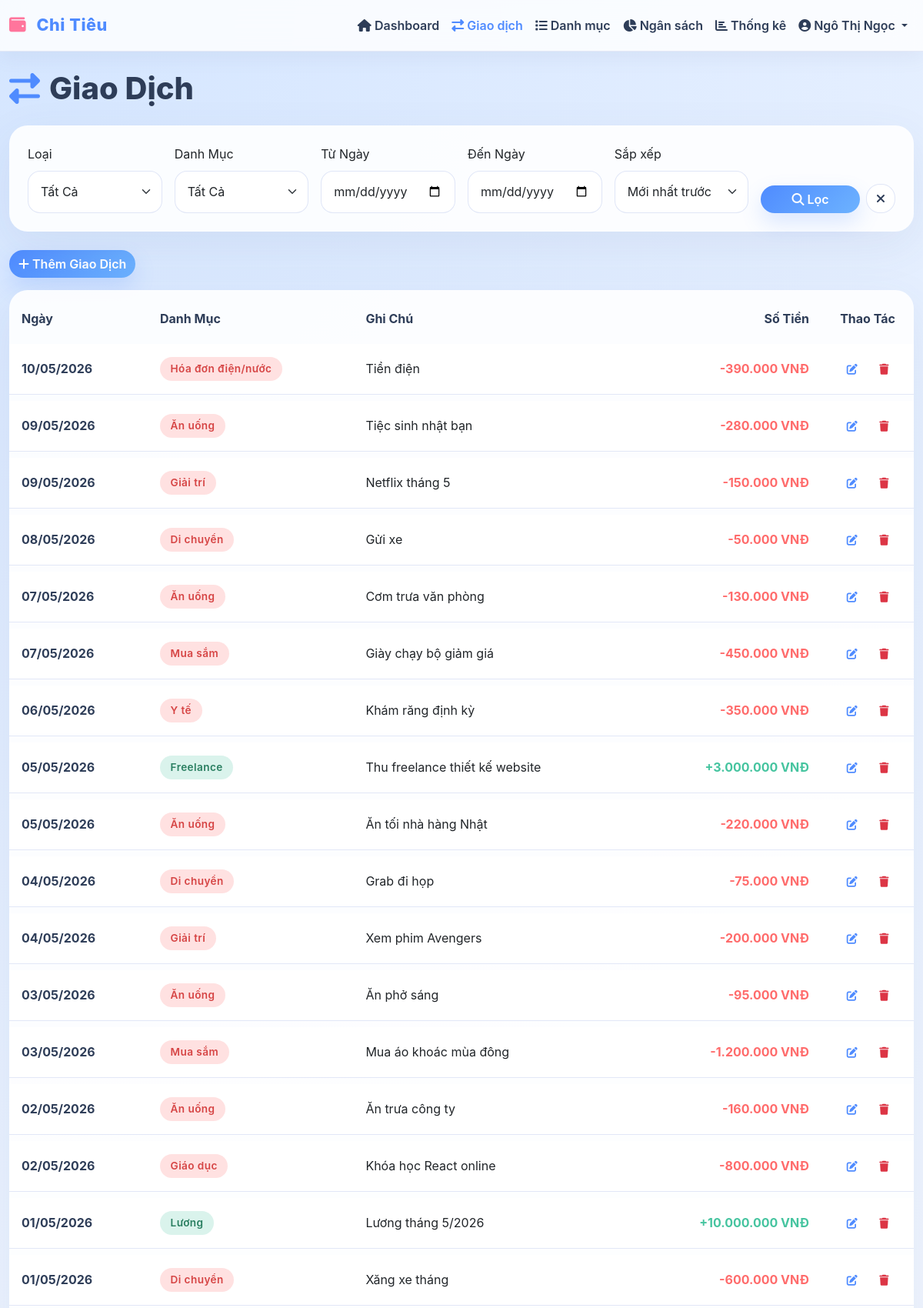
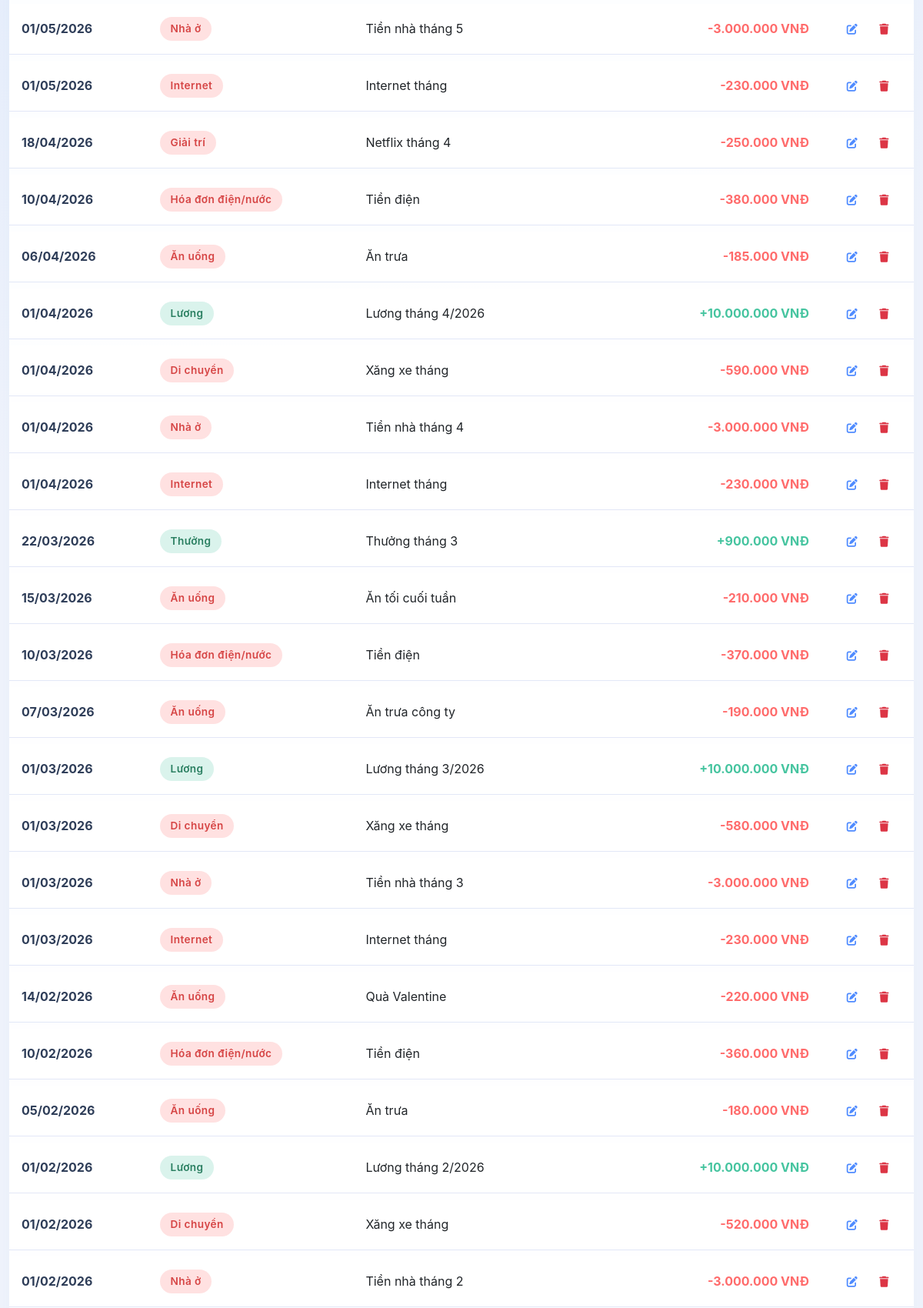
Screenshot of /transactions.php (signed in, upper part) with the database file from the repository (2 pictures, top to bottom).
### tables this page shows
CREATE TABLE transactions (
    id INT PRIMARY KEY AUTO_INCREMENT,
    user_id INT NOT NULL,
    category_id INT NOT NULL,
    amount DECIMAL(15, 2) NOT NULL,
    transaction_date DATE NOT NULL,
    note TEXT,
    created_at TIMESTAMP DEFAULT CURRENT_TIMESTAMP,
    updated_at TIMESTAMP DEFAULT CURRENT_TIMESTAMP ON UPDATE CURRENT_TIMESTAMP,
    CONSTRAINT fk_transaction_user FOREIGN KEY (user_id) REFERENCES users(id) ON DELETE CASCADE,
    CONSTRAINT fk_transaction_category FOREIGN KEY (category_id) REFERENCES categories(id) ON DELETE CASCADE,
    INDEX idx_user_date (user_id, transaction_date),
    INDEX idx_user_category (user_id, category_id),
    INDEX idx_transaction_date (transaction_date)
);

CREATE TABLE categories (
    id INT PRIMARY KEY AUTO_INCREMENT,
    user_id INT NOT NULL,
    name VARCHAR(100) NOT NULL,
    type ENUM('Thu', 'Chi') NOT NULL,
    icon VARCHAR(50),
    created_at TIMESTAMP DEFAULT CURRENT_TIMESTAMP,
    CONSTRAINT fk_category_user FOREIGN KEY (user_id) REFERENCES users(id) ON DELETE CASCADE,
    INDEX idx_user_type (user_id, type)
);

### app/functions.php (called while the page is built, shortened)
<?php
function formatCurrency($amount) {
    return number_format($amount, 0, ',', '.') . ' ' . CURRENCY;
}
function formatDate($date, $format = null) {
    if (!$format) {
        $format = DATE_FORMAT;
    }
    return date($format, strtotime($date));
}
function getTransactions($user_id, $db, $filters = []) {
    $query = "SELECT t.id, t.amount, t.transaction_date, t.note, t.updated_at,
                     c.id as category_id, c.name as category_name, c.type as category_type
              FROM transactions t
              JOIN categories c ON t.category_id = c.id
              WHERE t.user_id = ?";
    $params = [$user_id];
    $types = 'i';
    $sort_order = 'DESC';
    $query .= " ORDER BY t.transaction_date $sort_order, t.updated_at $sort_order";
    return $db->execute($query, $params, $types);
}
function e($text) {
    return htmlspecialchars($text, ENT_QUOTES, 'UTF-8');
}
function generateCsrfToken() {
    return $_SESSION['csrf_token'];
}

### app/Database.php (called while the page is built, shortened)
<?php
class Database {
    private $connection;
    private $host = DB_HOST;
    private $user = DB_USER;
    private $pass = DB_PASS;
    private $name = DB_NAME;
    public function connect() {
        $this->connection = new mysqli(
            $this->host,
            $this->user,
            $this->pass,
            $this->name
        );
        $this->connection->set_charset("utf8mb4");
        return $this->connection;
    }
    public function execute($sql, $params = [], $types = '') {
        try {
            $stmt = $this->connection->prepare($sql);
            if (!empty($params)) {
                if (empty($types)) {
                    $types = $this->detectTypes($params);
                }
                if (!$stmt->bind_param($types, ...$params)) {
                    throw new Exception("Bind Param Error: " . $stmt->error);
                }
            }
            if (!$stmt->execute()) {
                throw new Exception("Execute Error: " . $stmt->error);
            }
            $result = $stmt->get_result();
            return $result ? $result : $stmt;
        } catch (Exception $e) {
            error_log("Database Error: " . $e->getMessage());
            if (preg_match('/^(INSERT|UPDATE|DELETE)/i', $sql)) {
                return false;
            }
            return $this->connection->query("SELECT 1 WHERE 0");
        }
    }
    private function detectTypes($params) {
        $types = '';
        foreach ($params as $param) {
            if (is_int($param)) {
                $types .= 'i';
            } elseif (is_float($param)) {
                $types .= 'd';
            } else {
                $types .= 's';
            }
        }
        return $types;
    }
}

### transactions.php (the view, shortened to what this page needs)
<?php
require_once 'app/Database.php';
require_once 'app/functions.php';
$user_id = $_SESSION['user_id'];
$filter_type = $_GET['type'] ?? '';
$filter_category = $_GET['category'] ?? '';
$filter_date_from = $_GET['date_from'] ?? '';
$filter_date_to = $_GET['date_to'] ?? '';
$filters = [
    'type' => !empty($filter_type) ? strtolower($filter_type) : '',
    'category_id' => !empty($filter_category) ? intval($filter_category) : '',
    'date_from' => !empty($filter_date_from) ? $filter_date_from : '',
    'date_to' => !empty($filter_date_to) ? $filter_date_to : '',
    'sort' => $_GET['sort'] ?? 'desc'
];
$transactions = getTransactions($user_id, $db, $filters);
?>
<?php include 'views/header.php'; ?>
<div class="mb-4">
    <h1><i class="fas fa-exchange-alt"></i> Giao Dịch</h1>
</div>
<div class="card border-0 shadow-sm mb-4">
    <div class="card-body">
        <form method="GET" class="row g-3">
            <div class="col-lg-2 col-md-4">
                <label class="form-label">Loại</label>
                <select name="type" class="form-select">
                            <option value="">Tất Cả</option>
                </select>
            </div>
            <div class="col-lg-2 col-md-4">
                <label class="form-label">Danh Mục</label>
                <select name="category" class="form-select">
                    <option value="">Tất Cả</option>
                </select>
            </div>
            <div class="col-lg-2 col-md-4">
                <label class="form-label">Từ Ngày</label>
                <input type="date" name="date_from" class="form-control" value="<?php echo e($filter_date_from); ?>">
            </div>
            <div class="col-lg-2 col-md-4">
                <label class="form-label">Đến Ngày</label>
                <input type="date" name="date_to" class="form-control" value="<?php echo e($filter_date_to); ?>">
            </div>
            <div class="col-lg-2 col-md-4">
                <label class="form-label">Sắp xếp</label>
                <select name="sort" class="form-select">
                    <option value="desc" <?php echo ($filters['sort'] == 'desc') ? 'selected' : ''; ?>>Mới nhất trước</option>
                </select>
            </div>
            <div class="col-lg-2 col-md-4 d-flex align-items-end gap-2">
                <button type="submit" class="btn btn-primary w-100">
                    <i class="fas fa-search"></i> Lọc
                </button>
                <a href="<?php echo BASE_URL; ?>transactions.php" class="btn btn-secondary">
                    <i class="fas fa-times"></i>
                </a>
            </div>
        </form>
    </div>
</div>
<div class="mb-3">
    <a href="<?php echo BASE_URL; ?>add-transaction.php" class="btn btn-primary">
        <i class="fas fa-plus"></i> Thêm Giao Dịch
    </a>
</div>
<div class="card border-0 shadow-sm">
    <div class="card-body p-0">
        <div class="table-responsive">
            <table class="table table-hover mb-0">
                <thead class="table-light">
                    <tr>
                        <th>Ngày</th>
                        <th>Danh Mục</th>
                        <th>Ghi Chú</th>
                        <th class="text-end">Số Tiền</th>
                        <th class="text-center" style="width: 120px">Thao Tác</th>
                    </tr>
                </thead>
                <tbody>
                    <?php if ($transactions->num_rows == 0): ?>
                    <tr>
                        <td colspan="5" class="text-center py-4 text-muted">
                            <i class="fas fa-inbox" style="font-size: 2rem;"></i>
                            <p class="mt-2">Không có giao dịch nào</p>
                        </td>
                    </tr>
                    <?php else: ?>
                        <?php while ($trans = $transactions->fetch_assoc()): ?>
                        <tr>
                            <td><strong><?php echo formatDate($trans['transaction_date']); ?></strong></td>
                            <td>
                                <span class="badge <?php echo strtolower($trans['category_type']) == 'thu' ? 'bg-success' : 'bg-danger'; ?>">
                                    <?php echo e($trans['category_name']); ?>
                                </span>
                            </td>
                            <td><?php echo e($trans['note'] ?? '—'); ?></td>
                            <td class="text-end">
                                <strong class="<?php echo strtolower($trans['category_type']) == 'thu' ? 'text-success' : 'text-danger'; ?>">
                                    <?php echo (strtolower($trans['category_type']) == 'thu' ? '+' : '-') . formatCurrency($trans['amount']); ?>
                                </strong>
                            </td>
                            <td class="text-center">
                                <a href="<?php echo BASE_URL; ?>edit-transaction.php?id=<?php echo $trans['id']; ?>"
                                   class="btn btn-sm btn-outline-primary" title="Sửa">
                                    <i class="fas fa-edit"></i>
                                </a>
                                <a href="<?php echo BASE_URL; ?>transactions.php?action=delete&id=<?php echo $trans['id']; ?>&csrf_token=<?php echo generateCsrfToken(); ?>"
                                   class="btn btn-sm btn-outline-danger" onclick="return confirm('Bạn chắc chắn muốn xóa giao dịch này chứ?');" title="Xóa">
                                    <i class="fas fa-trash"></i>
                                </a>
                            </td>
                        </tr>
                        <?php endwhile; ?>
                    <?php endif; ?>
                </tbody>
            </table>
        </div>
    </div>
</div>
<?php include 'views/footer.php'; ?>

### public/css/style.css (style rules this page uses)
:root { --primary-color: #4f8bff; --secondary-color: #6db3ff; --accent-color: #ff759c; --success-color: #45c49f; --danger-color: #ff6b6b; --warning-color: #ffb26b; --info-color: #7dc7ff; --light-color: #f3f7ff; --surface-color: rgba(255, 255, 255, 0.9); --surface-strong: #ffffff; --text-color: #2e3d58; --muted-color: #6f7c97; --shadow: 0 18px 60px rgba(77, 93, 131, 0.08); --shadow-soft: 0 8px 24px rgba(105, 120, 150, 0.08); --shadow-hover: 0 22px 60px rgba(77, 93, 131, 0.12); }
* { margin: 0; padding: 0; box-sizing: border-box; }
body { font-family: 'Inter', 'Segoe UI', Tahoma, Geneva, Verdana, sans-serif; background: radial-gradient(circle at top left, rgba(104, 168, 255, 0.22), transparent 28%), radial-gradient(circle at bottom right, rgba(255, 155, 170, 0.18), transparent 26%), var(--light-color); color: var(--text-color); line-height: 1.65; }
.card { border-radius: 24px; transition: transform 0.3s ease, box-shadow 0.3s ease; background: var(--surface-color); border: 1px solid rgba(223, 229, 247, 0.75); box-shadow: var(--shadow); }
.text-success { color: var(--success-color) !important; }
.text-danger { color: var(--danger-color) !important; }
.card-body { background: transparent; }
.btn { border-radius: 18px; font-weight: 600; transition: all 0.25s ease; border: none; }
.btn-primary { background: linear-gradient(135deg, var(--primary-color) 0%, var(--secondary-color) 100%); color: white; box-shadow: 0 12px 28px rgba(79, 139, 255, 0.2); }
.btn-secondary { background: rgba(255, 255, 255, 0.95); color: var(--text-color); border: 1px solid rgba(223, 229, 247, 0.95); }
.btn-outline-primary { color: var(--primary-color); border-color: var(--primary-color); }
.btn-sm { padding: 0.375rem 0.75rem; font-size: 0.875rem; }
.form-control, .form-select { border-radius: 16px; border: 1px solid rgba(223, 229, 247, 0.95); padding: 0.9rem 1rem; transition: all 0.3s ease; background-color: rgba(255, 255, 255, 0.98); }
.table { margin-bottom: 0; border-collapse: separate; border-spacing: 0 0.5rem; }
.table thead th { border: none; font-weight: 700; color: var(--text-color); background-color: transparent; padding: 1rem 1rem 0.75rem; }
.table tbody tr { background: var(--surface-strong); border: 1px solid rgba(223, 229, 247, 0.9); border-radius: 18px; transition: all 0.3s ease; }
.table tbody td { padding: 1rem; vertical-align: middle; }
.badge { padding: 0.55rem 0.85rem; font-weight: 600; font-size: 0.85rem; border-radius: 999px; letter-spacing: 0.03em; }
.badge.bg-success { background: rgba(69, 196, 159, 0.2) !important; color: #2a7f61 !important; }
.badge.bg-danger { background: rgba(255, 107, 107, 0.2) !important; color: #d64545 !important; }
.card-body strong { color: var(--text-color); font-weight: 700; }
.card-body { flex: 1; padding: 1.5rem; background: transparent; }
h1 { color: var(--text-color); font-weight: 800; margin-bottom: 1.5rem; display: flex; align-items: center; gap: 0.75rem; }
h1 i { color: var(--primary-color); }
.border-0 { border: none !important; }
.shadow-sm { box-shadow: var(--shadow) !important; }
.card { animation: slideIn 0.3s ease; }

### rows the page displays
transactions: transaction_date "10/05/2026", category.name "Hóa đơn điện/nước", note "Tiền điện", amount "390.000 VNĐ"
transactions: transaction_date "09/05/2026", category.name "Ăn uống", note "Tiệc sinh nhật bạn", amount "280.000 VNĐ"
transactions: transaction_date "09/05/2026", category.name "Giải trí", note "Netflix tháng 5", amount "150.000 VNĐ"
transactions: transaction_date "08/05/2026", category.name "Di chuyển", note "Gửi xe", amount "50.000 VNĐ"
transactions: transaction_date "07/05/2026", category.name "Ăn uống", note "Cơm trưa văn phòng", amount "130.000 VNĐ"
transactions: transaction_date "07/05/2026", category.name "Mua sắm", note "Giày chạy bộ giảm giá", amount "450.000 VNĐ"
transactions: transaction_date "06/05/2026", category.name "Y tế", note "Khám răng định kỳ", amount "350.000 VNĐ"
transactions: transaction_date "05/05/2026", category.name "Freelance", note "Thu freelance thiết kế website", amount "3.000.000 VNĐ"
transactions: transaction_date "05/05/2026", category.name "Ăn uống", note "Ăn tối nhà hàng Nhật", amount "220.000 VNĐ"
transactions: transaction_date "04/05/2026", category.name "Di chuyển", note "Grab đi họp", amount "75.000 VNĐ"
transactions: transaction_date "04/05/2026", category.name "Giải trí", note "Xem phim Avengers", amount "200.000 VNĐ"
transactions: transaction_date "03/05/2026", category.name "Ăn uống", note "Ăn phở sáng", amount "95.000 VNĐ"
transactions: transaction_date "03/05/2026", category.name "Mua sắm", note "Mua áo khoác mùa đông", amount "1.200.000 VNĐ"
transactions: transaction_date "02/05/2026", category.name "Ăn uống", note "Ăn trưa công ty", amount "160.000 VNĐ"
transactions: transaction_date "02/05/2026", category.name "Giáo dục", note "Khóa học React online", amount "800.000 VNĐ"
transactions: transaction_date "01/05/2026", category.name "Lương", note "Lương tháng 5/2026", amount "10.000.000 VNĐ"
transactions: transaction_date "01/05/2026", category.name "Di chuyển", note "Xăng xe tháng", amount "600.000 VNĐ"
transactions: transaction_date "01/05/2026", category.name "Nhà ở", note "Tiền nhà tháng 5", amount "3.000.000 VNĐ"
transactions: transaction_date "01/05/2026", category.name "Internet", note "Internet tháng", amount "230.000 VNĐ"
transactions: transaction_date "18/04/2026", category.name "Giải trí", note "Netflix tháng 4", amount "250.000 VNĐ"
transactions: transaction_date "10/04/2026", category.name "Hóa đơn điện/nước", note "Tiền điện", amount "380.000 VNĐ"
transactions: transaction_date "06/04/2026", category.name "Ăn uống", note "Ăn trưa", amount "185.000 VNĐ"
transactions: transaction_date "01/04/2026", category.name "Lương", note "Lương tháng 4/2026", amount "10.000.000 VNĐ"
transactions: transaction_date "01/04/2026", category.name "Di chuyển", note "Xăng xe tháng", amount "590.000 VNĐ"
transactions: transaction_date "01/04/2026", category.name "Nhà ở", note "Tiền nhà tháng 4", amount "3.000.000 VNĐ"
transactions: transaction_date "01/04/2026", category.name "Internet", note "Internet tháng", amount "230.000 VNĐ"
transactions: transaction_date "22/03/2026", category.name "Thưởng", note "Thưởng tháng 3", amount "900.000 VNĐ"
transactions: transaction_date "15/03/2026", category.name "Ăn uống", note "Ăn tối cuối tuần", amount "210.000 VNĐ"
transactions: transaction_date "10/03/2026", category.name "Hóa đơn điện/nước", note "Tiền điện", amount "370.000 VNĐ"
transactions: transaction_date "07/03/2026", category.name "Ăn uống", note "Ăn trưa công ty", amount "190.000 VNĐ"
transactions: transaction_date "01/03/2026", category.name "Lương", note "Lương tháng 3/2026", amount "10.000.000 VNĐ"
transactions: transaction_date "01/03/2026", category.name "Di chuyển", note "Xăng xe tháng", amount "580.000 VNĐ"
transactions: transaction_date "01/03/2026", category.name "Nhà ở", note "Tiền nhà tháng 3", amount "3.000.000 VNĐ"
transactions: transaction_date "01/03/2026", category.name "Internet", note "Internet tháng", amount "230.000 VNĐ"
transactions: transaction_date "14/02/2026", category.name "Ăn uống", note "Quà Valentine", amount "220.000 VNĐ"
transactions: transaction_date "10/02/2026", category.name "Hóa đơn điện/nước", note "Tiền điện", amount "360.000 VNĐ"
transactions: transaction_date "05/02/2026", category.name "Ăn uống", note "Ăn trưa", amount "180.000 VNĐ"
transactions: transaction_date "01/02/2026", category.name "Lương", note "Lương tháng 2/2026", amount "10.000.000 VNĐ"
transactions: transaction_date "01/02/2026", category.name "Di chuyển", note "Xăng xe tháng", amount "520.000 VNĐ"
transactions: transaction_date "01/02/2026", category.name "Nhà ở", note "Tiền nhà tháng 2", amount "3.000.000 VNĐ"

### other values shown
APP_NAME "Chi Tiêu"
$_SESSION['user_name'] "Ngô Thị Ngọc"
